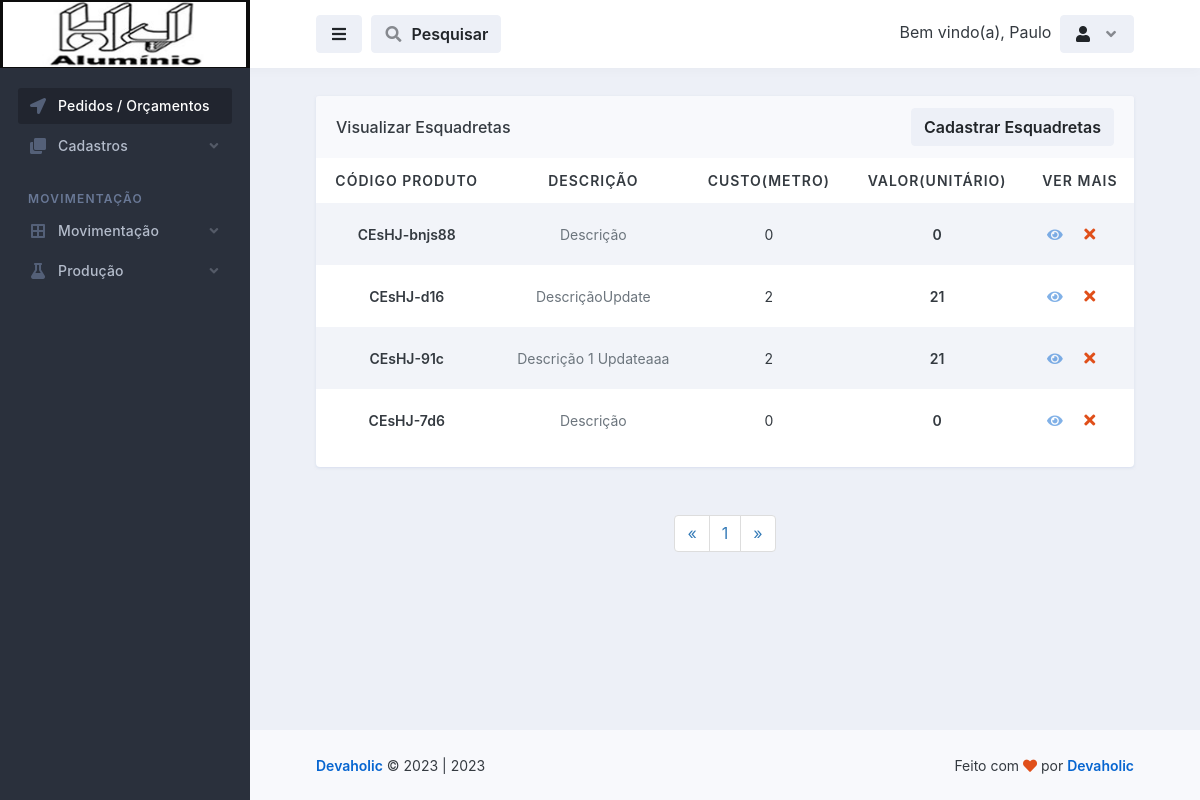
Screenshot of /acessorios/visualizar_acessorios.php (signed in) with the database file from the repository.
### tables this page shows
CREATE TABLE `logado` (
  `id` int(11) NOT NULL,
  `nome` varchar(50) NOT NULL,
  `email` varchar(100) NOT NULL,
  `senha` varchar(50) NOT NULL,
  `parceiro_colaborador` varchar(100) NOT NULL,
  `cpf` int(100) NOT NULL,
  `rg` int(20) NOT NULL,
  `cep` int(20) NOT NULL,
  `endereco` varchar(100) NOT NULL,
  `telefone` varchar(50) NOT NULL,
  `complemento` varchar(100) NOT NULL,
  `bairro` varchar(100) NOT NULL,
  `cidade` varchar(100) NOT NULL,
  `uf` varchar(20) NOT NULL,
  `nascimento` varchar(100) NOT NULL,
  `nivel` varchar(20) NOT NULL
);

CREATE TABLE `esquadretas` (
  `id` int(11) NOT NULL,
  `descricao` varchar(255) NOT NULL,
  `observacao` text NOT NULL,
  `custo_metro` decimal(10,0) NOT NULL,
  `markup` decimal(10,0) NOT NULL,
  `valor_unitario` decimal(10,0) NOT NULL,
  `agregar` varchar(255) NOT NULL,
  `codigo_produto` varchar(100) NOT NULL,
  `unidade` varchar(255) NOT NULL,
  `imagem` varchar(255) NOT NULL,
  `codigo_da_fabrica` varchar(100) NOT NULL,
  `ultima_alteracao` date NOT NULL,
  `ativo` varchar(20) NOT NULL
);

### database.php (called while the page is built, shortened)
<?php
    class database
    {
        public $server = 'localhost';
        public $user = 'root';
        public $pass = '';
        public $bdn = 'maxportas';
        public function __construct()
        {
            try{
            $this->conn = new PDO('mysql:host='.$this->server.'; dbname='.$this->bdn, $this->user, $this->pass);
            } catch(PDOException $e){
                echo "Error $e";
            }
        }
    }
?>

### controllers/controllers_esquadretas.php (called while the page is built, shortened)
<?php
    include "../database.php";
class controllers_esquadretas extends database
{
    public function selecionar_esquadretas()
    {
        $selecionar_esquadretas = $this->conn->prepare("SELECT * FROM esquadretas ORDER BY id DESC");
        $selecionar_esquadretas->execute();
        $resulesquadretas = $selecionar_esquadretas->fetchAll(PDO::FETCH_ASSOC);
        return $resulesquadretas;
    }
}
?>

### acessorios/visualizar_acessorios.php (the view, shortened to what this page needs)
<?php
$servidor = "localhost";
$usuario = "root";
$senha = "";
$dbname = "maxportas";
$conn = mysqli_connect($servidor, $usuario, $senha, $dbname);
$pagina = (isset($_GET['pagina']))? $_GET['pagina'] : 1;
$result_esquadretas = "SELECT * FROM esquadretas ORDER BY id DESC";
$resultado_esquadretas = mysqli_query($conn, $result_esquadretas);
$total_esquadretas = mysqli_num_rows($resultado_esquadretas);
$quantidade_pg = 10;
$num_pagina = ceil($total_esquadretas/$quantidade_pg);
$incio = ($quantidade_pg*$pagina)-$quantidade_pg;
$result_esquadretas = "SELECT * FROM esquadretas ORDER BY id DESC limit $incio, $quantidade_pg";
$resultado_esquadretas = mysqli_query($conn, $result_esquadretas);
?>
<!doctype html>
<html lang="en">
  <head>
    <link rel="stylesheet" id="css-main" href="../assets/css/dashmix.min.css">
    <link rel="stylesheet" href="../assets/css/pagination.css">
  </head>
  <body>
    <div id="page-container" class="sidebar-o sidebar-dark enable-page-overlay side-scroll page-header-fixed main-content-narrow">
    <?php require_once "../template/sidebar.php" ?>
<header id="page-header">
    <div class="content-header">
    <div class="space-x-1">
        <button type="button" class="btn btn-alt-secondary" data-toggle="layout" data-action="sidebar_toggle">
        <i class="fa fa-fw fa-bars"></i>
        </button>
            <button type="button" class="btn btn-alt-secondary" data-toggle="layout" data-action="header_search_on">
              <i class="fa fa-fw opacity-50 fa-search"></i> <span class="ms-1 d-none d-sm-inline-block">Pesquisar</span>
            </button>
    </div>
    <?php require_once "../template/btn_logout.php"; ?>
    </div>
</header>
      <main id="main-container">
        <div class="content content-full content-boxed">
          <div class="row">
            <div class="col-md-12">
              <div class="block block-rounded block-mode-loading-refresh">
                <div class="block-header block-header-default">
                  <h3 class="block-title">
                    Visualizar Esquadretas
                  </h3>
                  <a class="btn btn-alt-secondary" href="esquadretas.php">
                    Cadastrar Esquadretas
                  </a>
                </div>
                <div class="table-responsive">
                  <table class="table table-striped table-hover table-borderless table-vcenter fs-sm">
                  <?php
                    require_once "../controllers/controllers_esquadretas.php";
                    $selecionar_esquadretas = new controllers_esquadretas();
                    $result_esquadretas = $selecionar_esquadretas->selecionar_esquadretas();
                    if(count($result_esquadretas) > 0)
                    { ?>
                    <thead style="text-align: center;">
                      <tr class="text-uppercase">
                        <th>Código Produto</th>
                        <th>Descrição</th>
                        <th>Custo(metro)</th>
                        <th>Valor(Unitário)</th>
                        <th>Ver Mais</th>
                      </tr>
                    </thead>
                    <?php }?>
                    <tbody style="text-align: center;">
                        <?php
                            require_once "../controllers/controllers_esquadretas.php";
                            $selecionar_esquadretas = new controllers_esquadretas();
                            $result_esquadretas = $selecionar_esquadretas->selecionar_esquadretas();
                            if(count($result_esquadretas) > 0)
                            {
                              while($row_esquadretas = mysqli_fetch_assoc($resultado_esquadretas)){ ?>
                                <tr style="text-align: center;">
                                  <td>
                                      <span class="fw-semibold"><?php echo $row_esquadretas['codigo_produto']; ?></span>
                                  </td>
                                  <td>
                                    <span class="fs-sm text-muted"><?php echo $row_esquadretas['descricao'];?></span>
                                  </td>
                                  <td>
                                    <?php echo $row_esquadretas['custo_metro']; ?>
                                  </td>
                                  <td>
                                      <span class="fw-semibold"><?php echo $row_esquadretas['valor_unitario']; ?></span>
                                  </td>
                                  <td class="text-center text-nowrap fw-medium" style="display: flex; justify-content: center; align-items: center;">
                                    <a href="vermais_esquadretas.php?view_esquadretas=<?php $idCriptografado = base64_encode($row_esquadretas['id']); echo $idCriptografado;?>">
                                        <i class="fa fa-eye me-1 opacity-50"></i>
                                    </a>
                                    <?php
                                       echo "<button class='btn' onclick='abrirModal(".$row_esquadretas['id'].")'><i class='fa fa-fw fa-times text-danger'></i></button>";
                                    ?>
                                  </td>
                                </tr>
                          <?php } } else { echo "<h1>Nenhum registo encontrado!</h1>"; } ?>
                    </tbody>
                  </table>
                </div>
                </div>
                <?php
                  $pagina_anterior = $pagina - 1;
                  $pagina_posterior = $pagina + 1;
                ?>
                <nav class="text-center">
                  <ul class="pagination">
                    <li>
                      <?php
                      if($pagina_anterior != 0){ ?>
                        <a href="visualizar_esquadretas.php?pagina=<?php echo $pagina_anterior; ?>" aria-label="Previous">
                          <span aria-hidden="true">&laquo;</span>
                        </a>
                      <?php }else{ ?>
                        <span aria-hidden="true">&laquo;</span>
                      <?php }  ?>
                    </li>
                    <?php
                    for($i = 1; $i < $num_pagina + 1; $i++){ ?>
                      <li><a href="visualizar_esquadretas.php?pagina=<?php echo $i; ?>"><?php echo $i; ?></a>
                      </li>
                    <?php } ?>
                    <li>
                      <?php
                      if($pagina_posterior <= $num_pagina){ ?>
                        <a href="visualizar_esquadretas.php?pagina=<?php echo $pagina_posterior; ?>" aria-label="Previous">
                          <span aria-hidden="true">&raquo;</span>
                        </a>
                      <?php }else{ ?>
                        <span aria-hidden="true">&raquo;</span>
                      <?php }  ?>
                    </li>
                  </ul>
                </nav>
              </div>
        </div>
      </main>
      <?php require_once "../template/footer.php" ?>
    </div>
  </body>
</html>

### template/btn_logout.php (shortened to what this page needs)
<?php
    include "../conexao-bd.php";
    $email = $_SESSION['email'];
    $selecinarUserLogado = $conn->prepare("SELECT * FROM logado WHERE email = :email");
    $selecinarUserLogado->bindValue(':email', $email);
    $selecinarUserLogado->execute();
    $row = $selecinarUserLogado->fetch(PDO::FETCH_ASSOC);
?>
<div class="space-x-1">
    <div class="dropdown d-inline-block">
        <span class="d-sm-inline-block">Bem vindo(a), <?php echo $row['nome']; ?></span>
    </div>
    <div class="dropdown d-inline-block">
    <button type="button" class="btn btn-alt-secondary" id="page-header-user-dropdown" data-bs-toggle="dropdown" aria-haspopup="true" aria-expanded="false">
        <i class="fa fa-fw fa-user"></i>
        <i class="fa fa-fw fa-angle-down opacity-50 ms-1 d-none d-sm-inline-block"></i>
    </button>
    </div>
</div>

### assets/css/pagination.css (style rules this page uses)
.pagination { display:inline-block;padding-left:0;margin:20px 0;border-radius:4px }
.pagination>li { display:inline }
.pagination>li>a,.pagination>li>span { position:relative;float:left;padding:6px 12px;margin-left:-1px;line-height:1.42857143;color:#337ab7;text-decoration:none;background-color:#fff;border:1px solid #ddd }
.pagination>li:first-child>a,.pagination>li:first-child>span { margin-left:0;border-top-left-radius:4px;border-bottom-left-radius:4px }
.pagination>li:last-child>a,.pagination>li:last-child>span { border-top-right-radius:4px;border-bottom-right-radius:4px }

### rows the page displays
logado: nome "Paulo"
esquadretas: codigo_produto "CEsHJ-bnjs88", descricao "Descrição", custo_metro "0", valor_unitario "0"
esquadretas: codigo_produto "CEsHJ-d16", descricao "DescriçãoUpdate", custo_metro "2", valor_unitario "21"
esquadretas: codigo_produto "CEsHJ-91c", descricao "Descrição 1 Updateaaa", custo_metro "2", valor_unitario "21"
esquadretas: codigo_produto "CEsHJ-7d6", descricao "Descrição", custo_metro "0", valor_unitario "0"

### other values shown
Date('Y') "2023"
